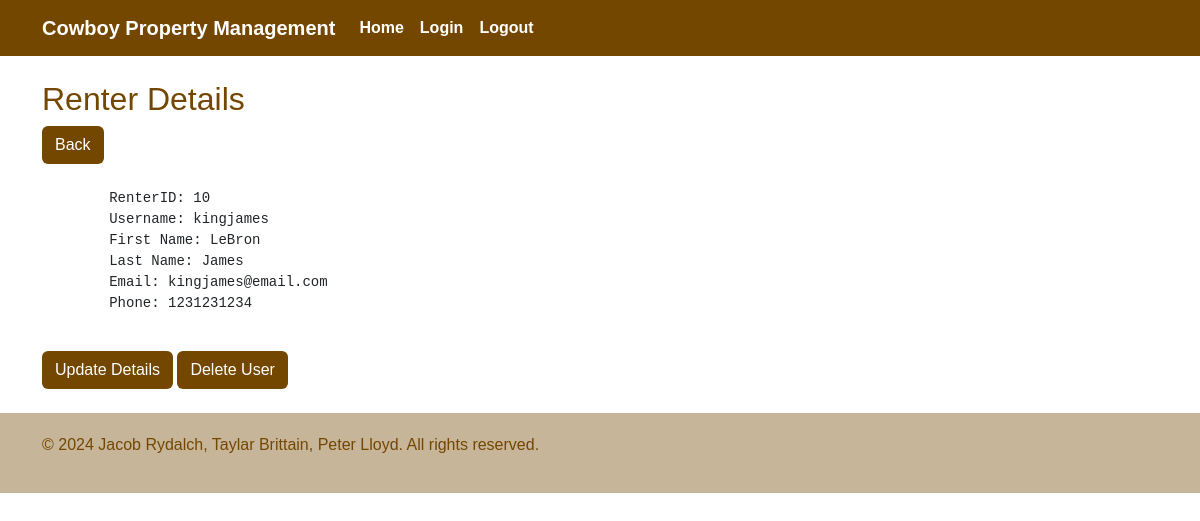
Screenshot of /renter-details.php?RenterID=10 (signed in) with the database file from the repository.
### tables this page shows
CREATE TABLE IF NOT EXISTS `renter` (
  `RenterID` int UNSIGNED NOT NULL AUTO_INCREMENT,
  `Username` varchar(30) NOT NULL,
  `Password` varchar(250) NOT NULL,
  `LastName` varchar(30) NOT NULL,
  `FirstName` varchar(30) NOT NULL,
  `EmailAdd` varchar(50) NOT NULL,
  `PhoneNum` varchar(15) NOT NULL,
  PRIMARY KEY (`RenterID`)
);

### renter-details.php (the view, shortened to what this page needs)
<?php
$renterID = $_GET['RenterID'];
?>
<!DOCTYPE html>
<html>
	<head>
		<link href="https://cdn.jsdelivr.net/npm/bootstrap@5.3.3/dist/css/bootstrap.min.css" rel="stylesheet">
		<link href="cpm-universal-styles.css" rel="stylesheet">
	</head>
	<body>
		<nav class="navbar navbar-expand-lg custom-navbar">
			<div class="container">
			    <a class="navbar-brand custom-navbar-item" href="public-home.php">Cowboy Property Management</a>
				<div class="collapse navbar-collapse text-center" id="navbarNav">
					<ul class="navbar-nav ml-auto">
						<li class="nav-item">
							<a class="nav-link custom-navbar-item" href="public-home.php" >Home</a>
						</li>
						<li class="nav-item">
							<a class="nav-link custom-navbar-item" href="login-form.php" >Login</a>
						</li>
						<li class="nav-item">
							<a class="nav-link custom-navbar-item" href="logout.php" >Logout</a>
						</li>
					</ul>
				</div>
			</div>
		</nav>
		<br>
		<div class='details-container'>
			<div class='container'>
				<h2 style="color: #744700;">Renter Details</h2>
				<a href='back.php?RenterID=<?php echo $renterID;?>' class='btn custom-btn1'>Back</a>
				<br><br>
				<?php
				require_once 'login.php';
				if(isset($_GET['RenterID'])) {
					$renterID = $_GET['RenterID'];
					$conn = new mysqli($hn, $un, $pw, $db);
					$query = "SELECT * FROM renter WHERE RenterID = $renterID";
					$result = $conn->query($query);
					if($result->num_rows > 0) {
						$row = $result->fetch_assoc();
						echo <<<_END
								<pre>
								RenterID: $row[RenterID]
								Username: $row[Username]
								First Name: $row[FirstName]
								Last Name: $row[LastName]
								Email: $row[EmailAdd]
								Phone: $row[PhoneNum]
								</pre>
								<a href='updateRenter.php?RenterID=$renterID' class='btn custom-btn1'>Update Details</a>
								<a href='deleteRenter.php?RenterID=$renterID' class='btn custom-btn1'>Delete User</a>
							_END;
					} else {
						echo "No results found.";
					}
				} else {
					echo "Invalid request.";
				}
				?>
			</div>
		</div>
		<br>
		<div class='custom-footer'>
			<div class='container'>
				<p style='color: #744700;'>&copy; 2024 Jacob Rydalch, Taylar Brittain, Peter Lloyd. All rights reserved.</p>
			</div>
		</div>
	</body>
</html>

### cpm-universal-styles.css (style rules this page uses)
body { font-family: Arial; }
.custom-footer { background-color: #c7b599; padding: 20px; width: 100%; }
.custom-navbar { background-color: #744700; }
.custom-navbar-item { color: white; font-weight: bold; }
.custom-btn1 { background-color: #744700; color: white; }

### rows the page displays
renter: RenterID "10", Username "kingjames", FirstName "LeBron", LastName "James", EmailAdd "kingjames@email.com", PhoneNum "1231231234"
